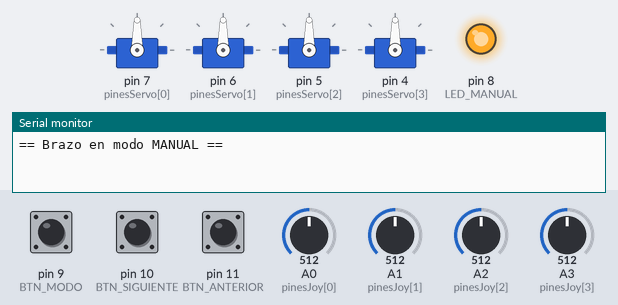
Recording of a sketch running on a simulated Arduino Uno, built with avr-gcc and run on an emulated ATmega328P. Shown: 4 × servo, output pins drawn as LEDs (lit = HIGH), the last lines printed to the serial monitor. Dashed ring = blinking. Inputs (shaded band) come from the test bench; at power-on: pin 9 (BTN_MODO) LOW, A0 (pinesJoy[0]) = 512, A1 (pinesJoy[1]) = 512, A2 (pinesJoy[2]) = 512, A3 (pinesJoy[3]) = 512, pin 10 (BTN_SIGUIENTE) LOW, pin 11 (BTN_ANTERIOR) LOW.

Above: at 1.2 s.
1.3 s: pin 9 (BTN_MODO) pulled HIGH for 1 s
At 1.45 s:
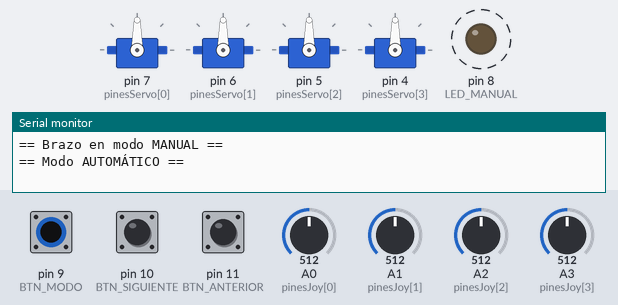
3.8 s: A0 (pinesJoy[0]) set to 716
At 4.8 s:
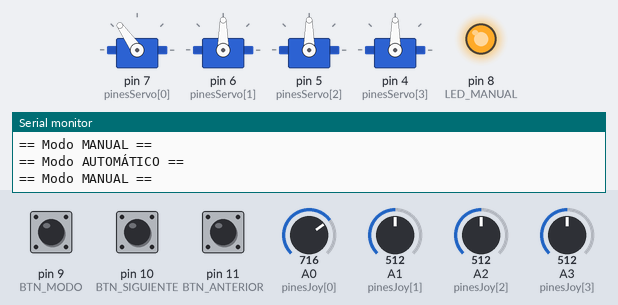
5.3 s: A1 (pinesJoy[1]) set to 716
At 5.9 s:
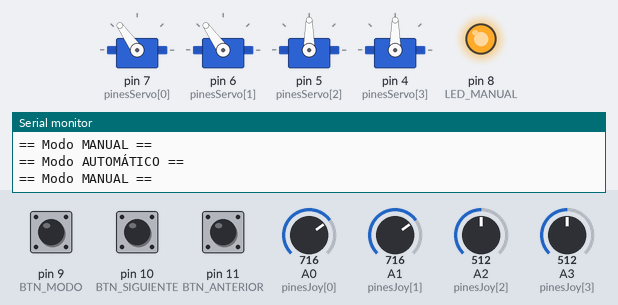
6.8 s: A2 (pinesJoy[2]) set to 716
At 8.0 s:
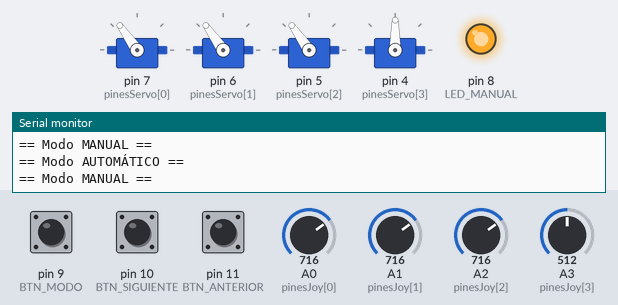
8.3 s: A3 (pinesJoy[3]) set to 716
At 9.3 s:
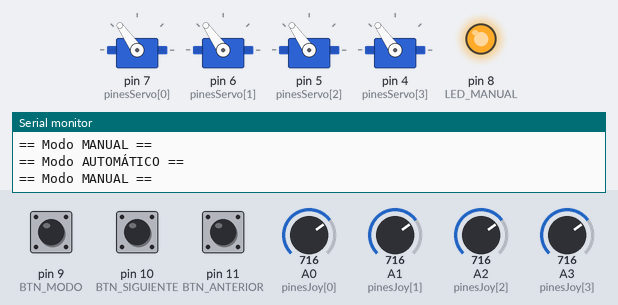
9.8 s: pin 9 (BTN_MODO) pulled HIGH for 0.15 s
At 10.5 s:
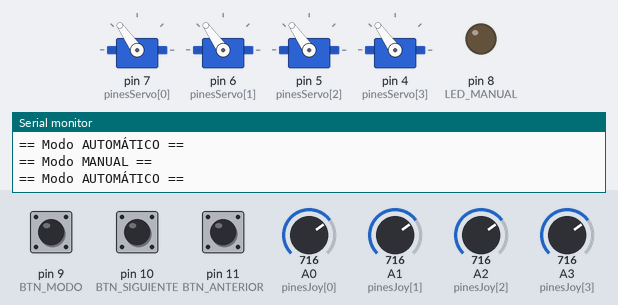
Timing chart, 0 to 12.4 s (numbered marks = the images above; inputs shaded):
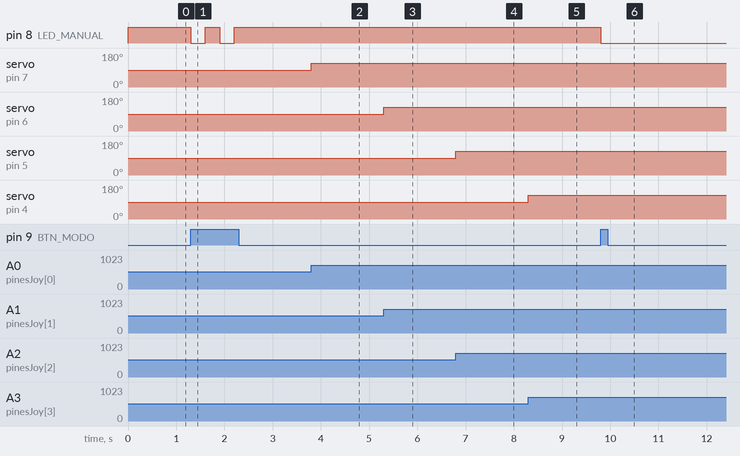

The sketch:

FINAL_PROYECTO2_JAVIERMEDINA_22124_MIGUELDONIS_22993.ino
```cpp
// PROYECTO #2 ELECTRONICA DIGITAL
// JAVIER MEDINA - 22124 & MIGUEL DONIS - 22993

#include <Servo.h>

// Pines de servos y joysticks
const byte pinesServo[] = {7, 6, 5, 4};
const byte pinesJoy[]   = {A0, A1, A2, A3};

// Pines de LED y botones
const byte LED_MANUAL   = 8;
const byte BTN_MODO     = 9;
const byte BTN_SIGUIENTE= 10;
const byte BTN_ANTERIOR = 11;

// Arreglo de 4 servos
Servo servos[4];

// Variables de control
bool modoManual = true;
bool moviendo = false;
byte poseActual = 0;

// Lista de poses automáticas (ángulos para los 4 servos)
const byte NUM_POSES = 5;
const int poses[NUM_POSES][4] = {
  {  0,  45,  90,  45},
  { 45,  90,  45,  90},
  { 90, 135,  90, 135},
  {135,  90, 135,  90},
  {180,  45,  90,  45}
};

void setup() {
  // Conectar servos a sus pines
  for (int i = 0; i < 4; i++) {
    servos[i].attach(pinesServo[i]);
  }

  // Configurar pines de botones y LED
  pinMode(LED_MANUAL, OUTPUT);
  pinMode(BTN_MODO, INPUT);
  pinMode(BTN_SIGUIENTE, INPUT);
  pinMode(BTN_ANTERIOR, INPUT);

  digitalWrite(LED_MANUAL, HIGH); // Inicia en modo manual (LED encendido)

  // Iniciar comunicación serial
  Serial.begin(9600);
  Serial.println("== Brazo en modo MANUAL ==");
}

void loop() {
  // Cambiar entre modo manual y automático
  if (digitalRead(BTN_MODO)) {
    modoManual = !modoManual;  // Cambia de estado
    digitalWrite(LED_MANUAL, modoManual);  // Enciende o apaga el LED
    Serial.println(modoManual ? "\n== Modo MANUAL ==" : "\n== Modo AUTOMÁTICO ==");
    delay(300);  // Pequeña pausa para evitar rebotes
  }

  // Si está en modo manual, leer joysticks y mover servos
  if (modoManual) {
    for (int i = 0; i < 4; i++) {
      int angulo = map(analogRead(pinesJoy[i]), 0, 1023, 0, 180);
      servos[i].write(angulo);
    }
  }

  // Si está en automático y no se está moviendo, manejar botones
  else if (!moviendo) {
    if (digitalRead(BTN_SIGUIENTE)) {
      poseActual = (poseActual + 1) % NUM_POSES;  // Siguiente pose
      moverAPose(poseActual);
      delay(300);
    } else if (digitalRead(BTN_ANTERIOR)) {
      poseActual = (poseActual + NUM_POSES - 1) % NUM_POSES;  // Anterior
      moverAPose(poseActual);
      delay(300);
    }
  }
}

// Función para mover suavemente los servos a una pose
void moverAPose(byte indice) {
  moviendo = true;

  // Leer posición actual de los servos
  int actual[4];
  for (int i = 0; i < 4; i++) {
    actual[i] = servos[i].read();
  }

  // Mover paso a paso hasta llegar a la pose deseada
  while (true) {
    bool listo = true;
    for (int i = 0; i < 4; i++) {
      if (actual[i] < poses[indice][i]) actual[i]++;
      else if (actual[i] > poses[indice][i]) actual[i]--;
      else continue;

      listo = false;
      servos[i].write(actual[i]);
    }

    if (listo) break;  // Salir del bucle cuando todos los servos estén en posición
    delay(15);         // Esperar para hacer el movimiento más suave
  }

  moviendo = false;
}
```

Measured:
- after the input at 1.3 s, pin 8 (LED_MANUAL): alternates HIGH for 0.30 s and LOW for 0.30 s, 4 changes in all, then stays HIGH, starting at once
- after the input at 3.8 s, servo on pin 7 (pinesServo[0]): 90° → 125° at once
- after the input at 5.3 s, servo on pin 6 (pinesServo[1]): 90° → 125° at once
- after the input at 6.8 s, servo on pin 5 (pinesServo[2]): 90° → 125° at once
- after the input at 8.3 s, servo on pin 4 (pinesServo[3]): 90° → 125° at once
- after the input at 9.8 s, pin 8 (LED_MANUAL): HIGH → LOW at once
